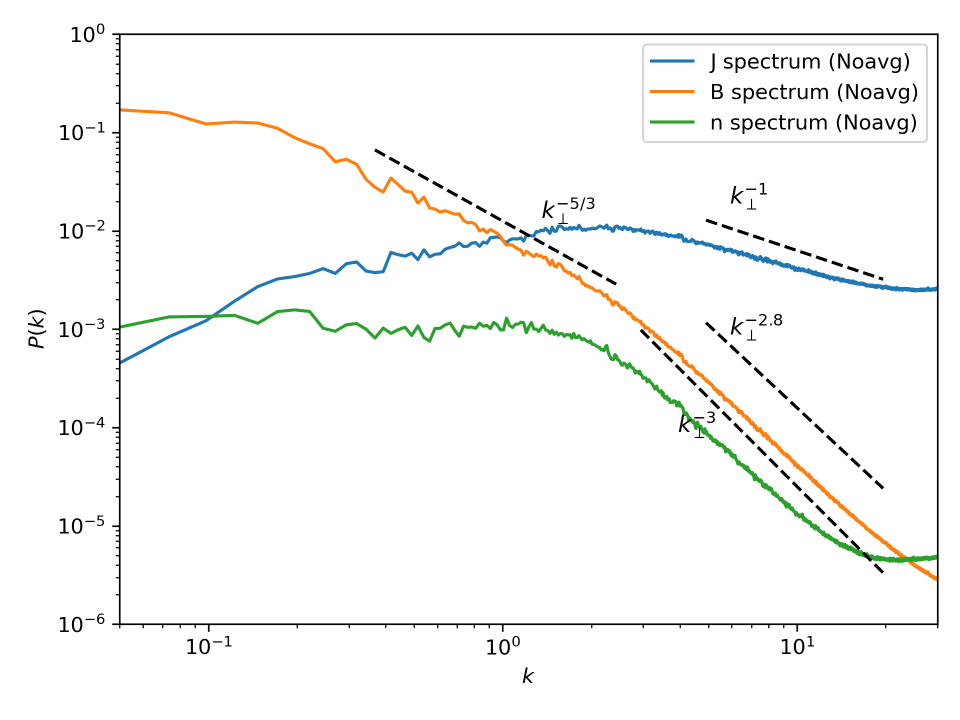
#> input picture QualityCheck/JBD_Spectrum_NoAvg.png, 1920 x 1440 px (shown at 1/2 size)
$ jupyter execute --allow-errors AvgSpectrum.ipynb
#> lines starting #> are read from the running program, lines starting #| are printed output that depends on the picture
[cell 1]
#All the imports
import h5py
import numpy as np
import matplotlib.pyplot as plt
from scipy.ndimage import gaussian_filter1d
from scipy.stats import norm
from scipy.stats import kurtosis
from concurrent.futures import ProcessPoolExecutor

[cell 2]
# [109 lines left out: functions compute_radial_spectrum, partial_x_2d, partial_y_2d, partial_x_fft, partial_y_fft, not called in this run]

def compute_spectra_at_time(base_path, t, dx, dy):
    File_Bx = f"{base_path}/Bx_ApJ_t{t}.h5"
    File_By = f"{base_path}/By_ApJ_t{t}.h5"
    File_Bz = f"{base_path}/Bz_ApJ_t{t}.h5"
    File_Dn = f"{base_path}/Dn1_ApJ_t{t}.h5"

    with h5py.File(File_Bx, 'r') as fBx, \
         h5py.File(File_By, 'r') as fBy, \
         h5py.File(File_Bz, 'r') as fBz:

        data_Bx = fBx['DS1'][:].T
        data_By = fBy['DS1'][:].T
        data_Bz = fBz['DS1'][:].T

    with h5py.File(File_Dn, 'r') as fDn:
        data_Dn = fDn['DS1'][:].T

    # Currents
    data_Jx =  partial_y_fft(data_Bz, dx)
    data_Jy = -partial_x_fft(data_Bz, dx)
    data_Jz =  partial_x_fft(data_By, dx) - partial_y_fft(data_Bx, dx)

    # Spectra
    spectrum_Bx = compute_radial_spectrum(data_Bx, dx, dy)
    spectrum_By = compute_radial_spectrum(data_By, dx, dy)
    spectrum_Bz = compute_radial_spectrum(data_Bz, dx, dy)

    spectrum_Jx = compute_radial_spectrum(data_Jx, dx, dy)
    spectrum_Jy = compute_radial_spectrum(data_Jy, dx, dy)
    spectrum_Jz = compute_radial_spectrum(data_Jz, dx, dy)

    spectrum_B = spectrum_Bx.sp + spectrum_By.sp + spectrum_Bz.sp
    spectrum_J = spectrum_Jx.sp + spectrum_Jy.sp + spectrum_Jz.sp

    spectrum_D = compute_radial_spectrum(data_Dn, dx, dy).sp

    kk = spectrum_Bx.kk  # assume same grid

    return kk, spectrum_B, spectrum_J, spectrum_D

def compute_spectra_at_time_wrapper(t):
    print(t)
    return compute_spectra_at_time(base_path, t, dx, dy)

[cell 3]
# List of simulation directories

dx = 0.0625
dy = 0.0625

[cell 4]
indices = np.arange(270,271,1)
indices

[cell 5]
times_list = list(indices)
base_path = "/home/UNN/w24021992/NAS/simulations_beta_scan/beta_p_1/beta_e_1"
#> (the rest of this cell did not finish here and is left out)

#> (a cell that did not finish here is left out)

#> (a cell that did not finish here is left out)

[cell 8]
from PIL import Image
import matplotlib.pyplot as plt

# Load images
img1 = Image.open("JBD_Spectrum_NoAvg.png")
#> img1 is the input picture: PIL image 1920x1440 RGBA; mean R, G, B, A 248, 248.4, 247.4, 255
img2 = Image.open("JBD_Spectrum_Avg.png")
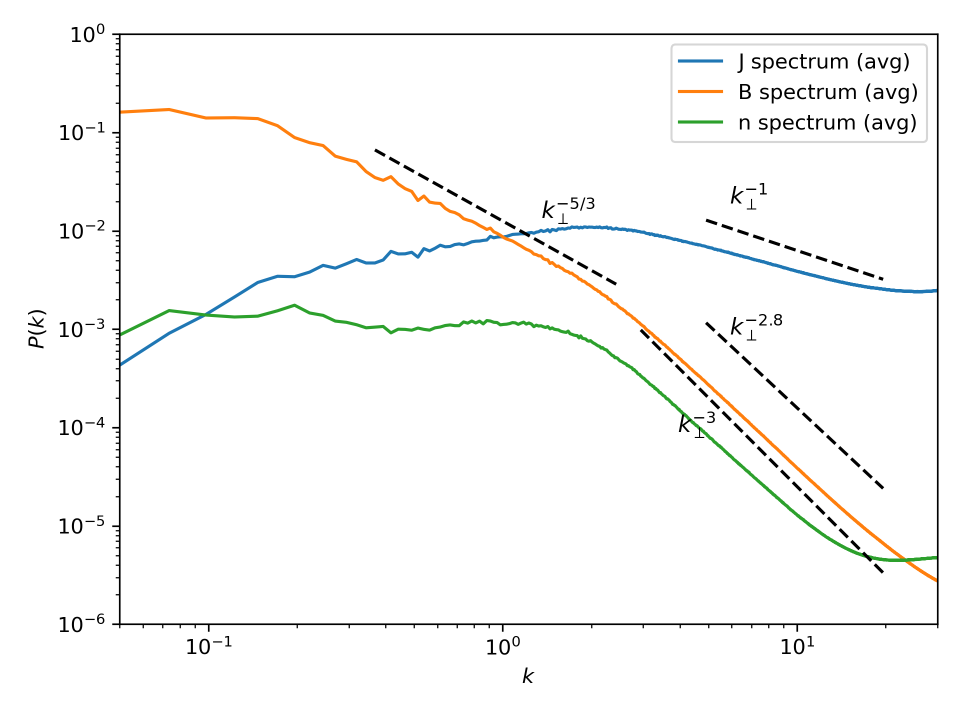
#> input picture QualityCheck/JBD_Spectrum_Avg.png, 1920 x 1440 px (shown at 1/2 size)
#> img2 is the input picture: PIL image 1920x1440 RGBA; mean R, G, B, A 248.6, 248.9, 248.1, 255

# Plot side by side
fig, axes = plt.subplots(1, 2, figsize=(10, 5))

axes[0].imshow(img1)
axes[0].set_title("Spectrum without avg")
axes[0].axis("off")

axes[1].imshow(img2)
axes[1].set_title("Spectrum with avg")
axes[1].axis("off")

plt.tight_layout()
plt.savefig("Comparison_Spectrum", dpi=500)
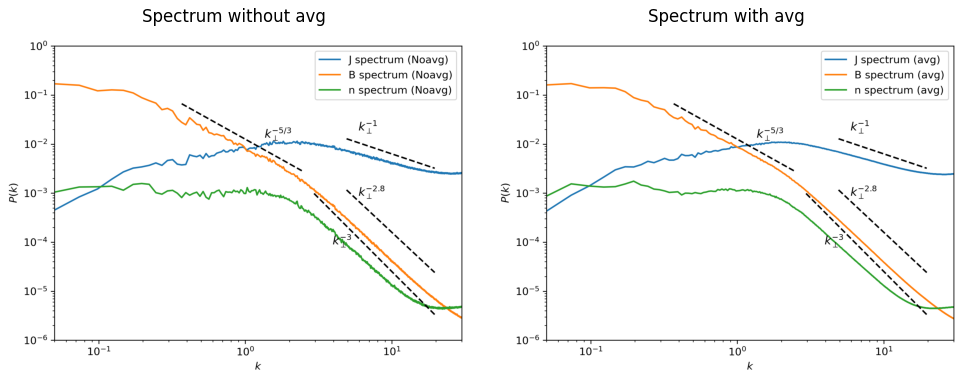
#> figure drawn by matplotlib, 2 panels
plt.show()
